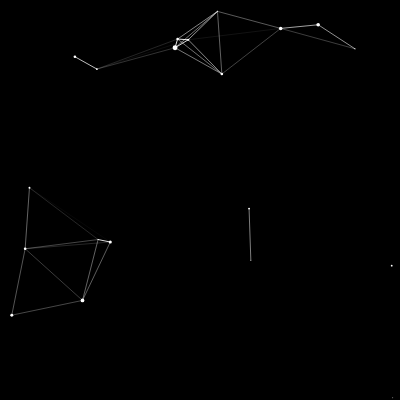
Frame 1 (no input)
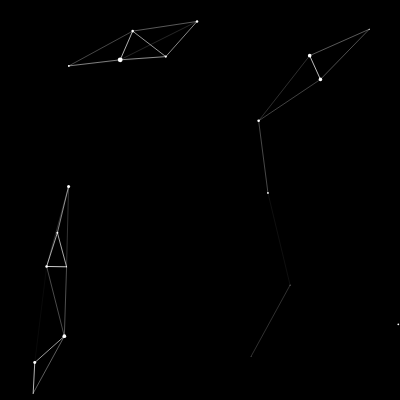
Frame 60 (no input)
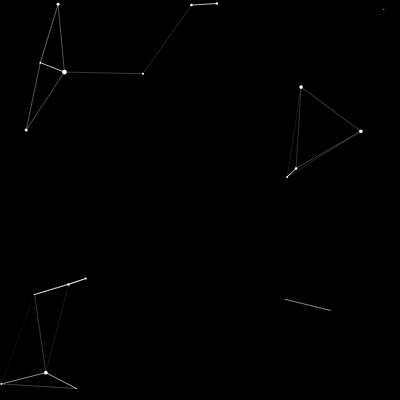
Frame 120 (the mouse pressed at the canvas centre since frame 60)

The p5.js sketch that drew these frames (run headless with seeded random() and noise() and a simulated clock; from frame 60 on, the mouse is pressed at the canvas centre):

// p5.js sketch
// ── sketch.js
// code from https://codepen.io/Mamboleoo/pen/PowKoxe

let particles = [];

class Particle {
  constructor (r) {
    this.v = createVector(random(width), random(height));
    this.r = r || random(4) + 1.5;
    this.speedX = random(-1, 1);
    this.speedY = random(-1, 1);
  }
  update () {
    this.v.x += this.speedX;
    this.v.y += this.speedY;
  }
  walls () {
    if (this.v.x <= -this.r) {
      this.v.x = width;
    } else if (this.v.x >= width + this.r) {
      this.v.x = -this.r;
    }
    if (this.v.y <= -this.r) {
      this.v.y = height;
    } else if (this.v.y >= height + this.r) {
      this.v.y = -this.r;
    }
  }
  draw () {
    noStroke();
    fill(255);
    circle(this.v.x, this.v.y, this.r);
  }
}

function createParticles (amount, radius) {
  for (let i=0; i<amount; i++) {
    particles.push(new Particle(radius));
  }
}

function setup() {
  createCanvas(400, 400);
  for (let i = 0; i < 20; ++i)
    createParticles(1, random(0.5, 5));
}

function draw() {
  background('black');
  drawParticles();
}

function drawParticles() {
  particles.forEach(p => {
    p.update();
    p.walls();
    p.draw();
  });
  
  for (let i=0; i<particles.length; i++) {
    for (let j=i+1; j<particles.length; j++) {
      const p1 = particles[i];
      const p2 = particles[j];
      const distance = floor(p1.v.dist(p2.v));
      if (distance < 100) {
        stroke(255, map(distance, 0, 100, 255, 0));
        line(p1.v.x, p1.v.y, p2.v.x, p2.v.y);
      }
    }
  }
}
